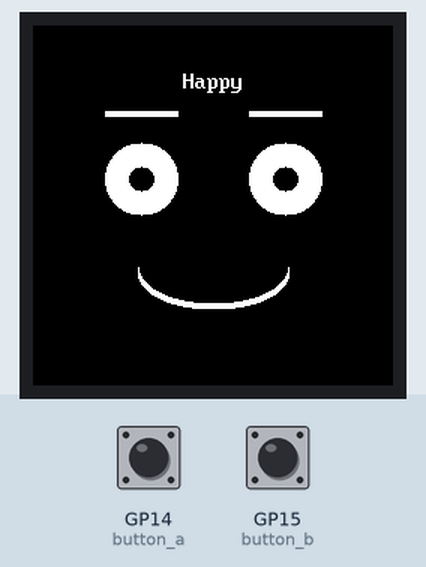
Recording of a program running on a simulated Raspberry Pi Pico running MicroPython. Parts: 240×240 colour display. The test bench sets the inputs (shaded band); at power-on: GP14 (button_a) HIGH, GP15 (button_b) HIGH. Library files of the repository ran but are not shown: vga1_8x16.py, vga1_bold_16x32.py.

Above: at 1.4 s.
1.5 s: GP14 (button_a) pulled LOW for 0.15 s
At 2.5 s:
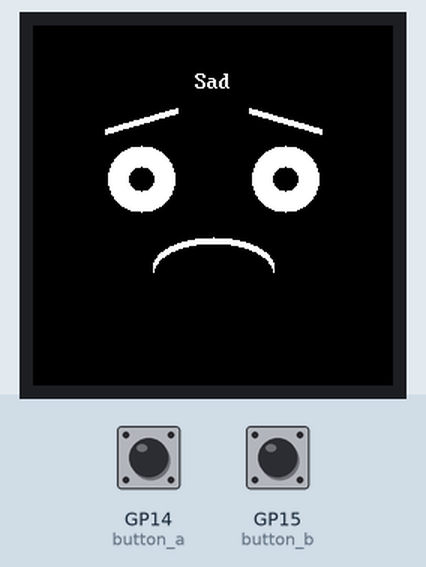
3.1 s: GP14 (button_a) pulled LOW for 1 s
At 4.1 s:
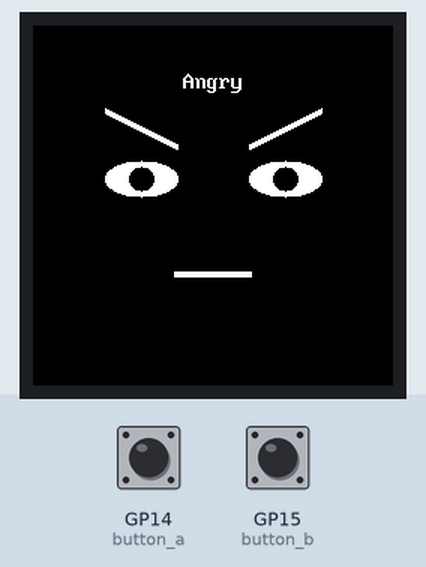
5.6 s: GP14 (button_a) pulled LOW for 0.15 s
At 6.8 s:
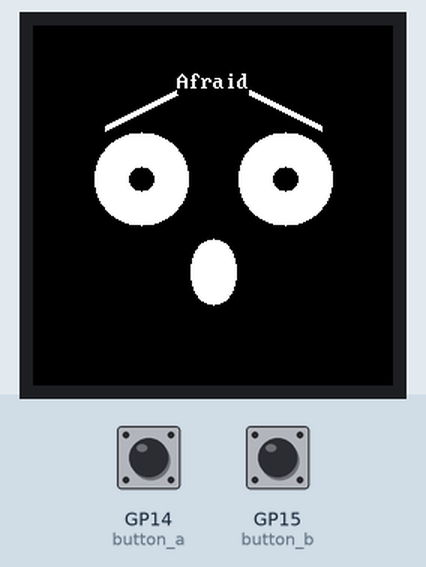
7.2 s: GP14 (button_a) pulled LOW for 3.2 s
At 8.7 s:
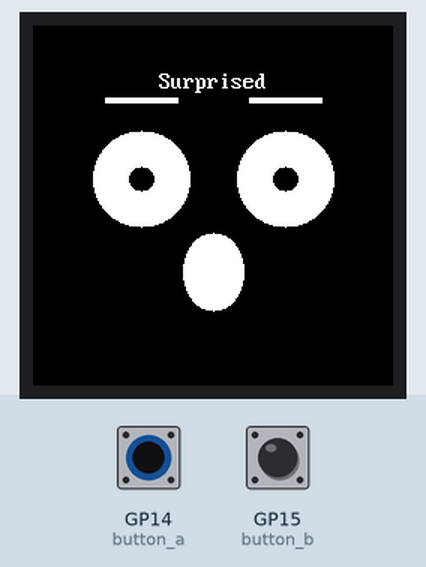
11.9 s: GP14 (button_a) pulled LOW for 0.15 s
At 12.3 s:
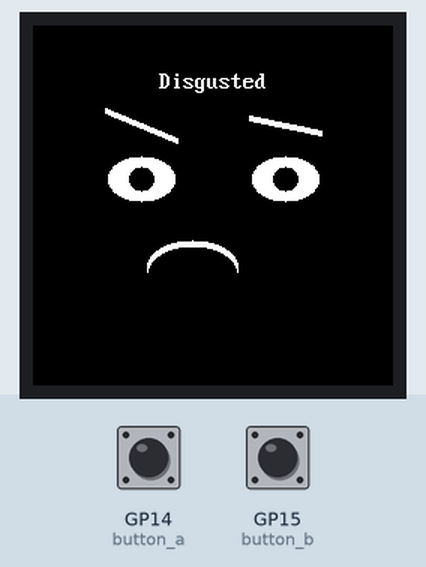
13.5 s: GP14 (button_a) pulled LOW for 1 s
At 14.8 s:
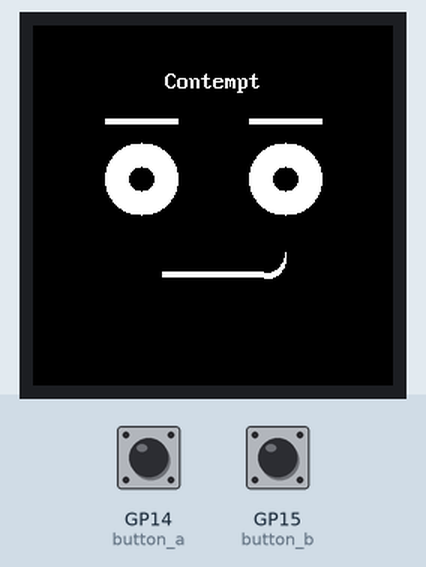
Timing chart, 0 to 16.5 s (numbered marks = the images above; inputs shaded):
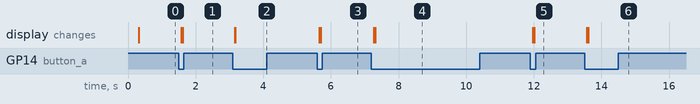

Measured:
- after the input at 1.5 s, the display: first changes after 0.07 s (image 1 shows a later state)
- after the input at 3.1 s, the display: first changes after 0.06 s (image 2 shows a later state)
- after the input at 5.6 s, the display: first changes after 0.06 s (image 3 shows a later state)
- after the input at 7.2 s, the display: first changes after 0.07 s (image 4 shows a later state)
- after the input at 11.9 s, the display: first changes after 0.06 s (image 5 shows a later state)
- after the input at 13.5 s, the display: first changes after 0.07 s (image 6 shows a later state)

The program:

19-emotion-modes.py
```python
# Lab 19: Expression Menu
# The mode-switching pattern from Lab 18, applied to all seven Ekman
# emotions instead of demo shapes. Button A steps forward through the
# list, button B steps back, and the emotion's name is drawn at the top
# of the circle so you always know which expression is on screen.

import config
import shapes
from utime import sleep

display = config.init_display()
button_a, button_b = config.init_buttons()

WHITE = config.WHITE
BLACK = config.BLACK
NO_FILL = config.NO_FILL
FILL = config.FILL
FONT = config.SMALL_FONT

TOP_RIGHT = 1
TOP_LEFT = 2
BOTTOM_LEFT = 4
BOTTOM_RIGHT = 8
TOP_HALF = 3      # frown
BOTTOM_HALF = 12  # smile

HALF_WIDTH = config.WIDTH // 2
EYE_SPACING = 48
LEFT_EYE_X = HALF_WIDTH - EYE_SPACING
RIGHT_EYE_X = HALF_WIDTH + EYE_SPACING
EYE_Y = 102
PUPIL_RADIUS = 8

EYEBROW_HALF_WIDTH = 24
EYEBROW_Y = EYE_Y - 40

MOUTH_Y = 164
STROKE = 4
LABEL_Y = 30


def draw_eye(x, rx, ry):
    shapes.ellipse(display, x, EYE_Y, rx, ry, WHITE, FILL)
    shapes.ellipse(display, x, EYE_Y, PUPIL_RADIUS, PUPIL_RADIUS, BLACK, FILL)


def draw_eyes(rx, ry):
    draw_eye(LEFT_EYE_X, rx, ry)
    draw_eye(RIGHT_EYE_X, rx, ry)


def draw_eyebrow(x, side, tilt, lift):
    y = EYEBROW_Y - lift
    outer_x = x - (EYEBROW_HALF_WIDTH * side)
    inner_x = x + (EYEBROW_HALF_WIDTH * side)
    for offset in range(STROKE):
        display.line(outer_x, y - tilt + offset,
                     inner_x, y + tilt + offset, WHITE)


def draw_eyebrows(tilt_left, tilt_right, lift=0):
    draw_eyebrow(LEFT_EYE_X, 1, tilt_left, lift)
    draw_eyebrow(RIGHT_EYE_X, -1, tilt_right, lift)


def draw_mouth_curve(radius_x, radius_y, mask):
    for offset in range(STROKE):
        shapes.ellipse(display, HALF_WIDTH, MOUTH_Y - offset,
                       radius_x, radius_y, WHITE, NO_FILL, mask)


def draw_mouth_flat(half_width):
    display.fill_rect(HALF_WIDTH - half_width, MOUTH_Y,
                      half_width * 2, STROKE, WHITE)


def draw_mouth_open(radius_x, radius_y):
    shapes.ellipse(display, HALF_WIDTH, MOUTH_Y, radius_x, radius_y,
                   WHITE, FILL)


def draw_mouth_smirk(half_width, side):
    draw_mouth_flat(half_width)
    corner_x = HALF_WIDTH + (half_width * side)
    mask = BOTTOM_RIGHT if side > 0 else BOTTOM_LEFT
    for offset in range(STROKE):
        shapes.ellipse(display, corner_x, MOUTH_Y - 10 - offset, 14, 14,
                       WHITE, NO_FILL, mask)


def draw_happy():
    draw_eyes(24, 24)
    draw_eyebrows(0, 0, lift=5)
    draw_mouth_curve(50, 24, BOTTOM_HALF)


def draw_sad():
    draw_eyes(22, 22)
    draw_eyebrows(-7, -7, lift=0)
    draw_mouth_curve(40, 20, TOP_HALF)


def draw_angry():
    draw_eyes(24, 12)
    draw_eyebrows(12, 12, lift=-5)
    draw_mouth_flat(26)


def draw_afraid():
    draw_eyes(31, 31)
    draw_eyebrows(-12, -12, lift=7)
    draw_mouth_open(15, 22)


def draw_surprised():
    draw_eyes(32, 32)
    draw_eyebrows(0, 0, lift=14)
    draw_mouth_open(20, 26)


def draw_disgusted():
    draw_eyes(22, 15)
    draw_eyebrows(10, -5, lift=-3)
    for offset in range(STROKE):
        shapes.ellipse(display, HALF_WIDTH - 14, MOUTH_Y - offset, 30, 18,
                       WHITE, NO_FILL, TOP_HALF)


def draw_contempt():
    draw_eyes(24, 24)
    draw_eyebrows(0, 0, lift=0)
    draw_mouth_smirk(34, 1)


EMOTIONS = (
    ("Happy", draw_happy),
    ("Sad", draw_sad),
    ("Angry", draw_angry),
    ("Afraid", draw_afraid),
    ("Surprised", draw_surprised),
    ("Disgusted", draw_disgusted),
    ("Contempt", draw_contempt),
)


def show_emotion(index):
    name, draw = EMOTIONS[index]
    display.fill(BLACK)
    draw()
    x = HALF_WIDTH - (len(name) * FONT.WIDTH) // 2
    display.text(FONT, name, x, LABEL_Y, WHITE, BLACK)


def pressed(button):
    if button.value() == 1:
        return False
    sleep(0.02)
    return button.value() == 0


def wait_for_release(button):
    while button.value() == 0:
        sleep(0.01)


emotion_index = 0
show_emotion(emotion_index)

while True:
    if pressed(button_a):
        emotion_index = (emotion_index + 1) % len(EMOTIONS)
        show_emotion(emotion_index)
        wait_for_release(button_a)

    if pressed(button_b):
        emotion_index = (emotion_index - 1) % len(EMOTIONS)
        show_emotion(emotion_index)
        wait_for_release(button_b)

    sleep(0.01)
```

config.py
```python
# Hardware configuration for the Smartwatch (GC9A01) kit.
# Every numbered lab in this folder imports this file instead of repeating
# pin numbers, so the whole kit only needs to be described in one place.
#
# The display is a 240x240 round IPS LCD driven by a GC9A01 controller over
# SPI. Three things about it are different from the OLED kit, and every
# other difference in this folder follows from these:
#
#   1. IT IS ROUND. The driver still addresses a 240x240 square of pixels,
#      but the bezel hides the corners. Anything outside the circle is
#      drawn, paid for, and never seen. See SAFE_RADIUS below.
#   2. IT IS COLOR. A pixel is a 16-bit RGB565 number, not a 0 or a 1.
#      WHITE is 0xFFFF and BLACK is 0x0000, which is why this kit's faces
#      still look like the OLED kit's faces.
#   3. THERE IS NO FRAME BUFFER. The SSD1306 driver kept the whole screen
#      in RAM and shipped it to the glass when you called show(). This
#      driver has no RAM to spare for 115,200 bytes, so every drawing call
#      goes straight down the wire. There is no show() in this kit. What
#      you draw appears immediately -- and costs immediately.

from machine import Pin, SPI
import gc9a01
from gc9a01 import color565

WIDTH = 240
HEIGHT = 240

# --------------------------------------------------------------------
# WHICH BOARD?
#
# Set BOARD to match what is on your desk. Everything below this line
# follows from it, and nothing else in the kit needs to change.
#
#   "pico"      Raspberry Pi Pico wired to a bare GC9A01 module.
#               This is the kit's default and the wiring that has been
#               CONFIRMED WORKING on real hardware.
#
#   "waveshare" Waveshare RP2040-LCD-1.28 -- an RP2040 with the round
#               display soldered on. Pin numbers taken from the board's
#               documentation; not yet run here.
#
BOARD = "pico"

if BOARD == "pico":
    # Pico + bare GC9A01 module, on SPI0.
    #
    # These are deliberately the same five pins the OLED kit uses, in the
    # same order down the breadboard rail, so a student who has already
    # built the OLED kit can swap the display and keep their wiring
    # habits. Only the last three change meaning: the OLED's RES/DC/CS on
    # 4/5/6 become the GC9A01's DC/CS/RST.
    #
    #   Module pin   Pico pin
    #   ----------   --------
    #   SCL / CLK    GP2
    #   SDA / MOSI   GP3
    #   DC           GP4
    #   CS           GP5
    #   RST          GP6
    #   VCC          3V3
    #   GND          GND
    #   BL           3V3 (tied on, see BL_PIN below)
    SPI_ID = 0
    SCK_PIN = 2
    MOSI_PIN = 3
    DC_PIN = 4
    CS_PIN = 5
    RES_PIN = 6

    # Most bare GC9A01 modules have their backlight permanently on -- the
    # BL pad is tied to 3V3 on the board, or you wired it there yourself.
    # Nothing in software can dim it, so BL_PIN is None and
    # set_backlight() below quietly does nothing.
    #
    # Want software control? Move the module's BL wire off 3V3 and onto a
    # free GPIO, then set BL_PIN to that pin number.
    BL_PIN = None

    # GP25 is the onboard LED on a Raspberry Pi Pico. Lab 00 blinks it.
    LED_PIN = 25

else:
    # Waveshare RP2040-LCD-1.28. The display is soldered to the board, so
    # these are fixed. Note GP10/GP11 are SPI1, not SPI0.
    SPI_ID = 1
    SCK_PIN = 10           # LCD_CLK
    MOSI_PIN = 11          # LCD_DIN
    DC_PIN = 8             # LCD_DC
    CS_PIN = 9             # LCD_CS
    RES_PIN = 12           # LCD_RST

    # On this board GP25 is the BACKLIGHT, not an LED. Any Pico code that
    # toggles GP25 "to blink the onboard LED" will strobe your screen.
    BL_PIN = 25

    # ...and there is no user LED at all.
    LED_PIN = None

# 60 MHz is confirmed working on the "pico" wiring above, including over
# ordinary M-F Dupont jumpers. If you see speckled pixels or torn frames
# -- usually from long, loose, or bundled wires -- step down to
# 20_000_000 and work back up.
BAUDRATE = 60_000_000

# Two momentary push buttons on free GPIO. Each button's other leg goes to
# GND, and PULL_UP holds the pin at 1 until a press pulls it to 0.
#
# GP14 and GP15 are the kit standard across every kit in this repo -- the
# OLED kit, this one, and the sw-gc9b72 kit all use the same two pins, so a
# student who has built one keeps their wiring habits when they swap
# displays. Both are free on either board above.
#
# If you are running on a Cytron Maker Pi RP2040, whose onboard buttons are
# on GP20 and GP21, use config-cytron-rp2040.py instead of editing these.
BUTTON_A_PIN = 14
BUTTON_B_PIN = 15

# RGB565: five bits of red, six of green, five of blue, packed into 16
# bits. The kit draws white on black, but the others are here so you can
# experiment -- and so you can see that BLACK really is just "no light".
#
# color565(red, green, blue) builds any other color from three 0-255
# values, and it is re-exported above so labs can use config.color565().
BLACK = 0x0000
WHITE = 0xFFFF
RED = 0xF800
GREEN = 0x07E0
BLUE = 0x001F
YELLOW = 0xFFE0
CYAN = 0x07FF
MAGENTA = 0xF81F

NO_FILL = 0
FILL = 1

# The geometry of a round screen. The driver addresses a 240x240 square,
# but only the circle inscribed in it is visible.
CENTER_X = WIDTH // 2      # 120
CENTER_Y = HEIGHT // 2     # 120
RADIUS = WIDTH // 2        # 120 -- the physical edge of the glass

# Keep drawing inside this radius. The last few pixels at the rim sit
# under the bezel or curve away from you, so a pixel at radius 119 is
# technically lit and practically invisible.
SAFE_RADIUS = 112

# Fonts live in lib/ alongside the driver. Unlike framebuf, this driver
# has no built-in font -- text() takes a font MODULE as its first
# argument, so you have to pick one and import it.
import vga1_8x16 as SMALL_FONT      # 8 x 16 -- 30 characters across
import vga1_bold_16x32 as BIG_FONT  # 16 x 32 -- 15 characters across

_backlight = None


def init_display():
    """Start the SPI bus and the GC9A01. Returns the display object.

    The backlight pin is only handed to the driver when the board has one
    under software control. Passing it matters on those boards: the
    driver turns it on at the end of initialization, and a GC9A01 with
    its backlight low draws everything correctly and shows you a black
    circle."""
    global _backlight

    spi = SPI(SPI_ID, baudrate=BAUDRATE,
              sck=Pin(SCK_PIN), mosi=Pin(MOSI_PIN))

    if BL_PIN is None:
        _backlight = None
    else:
        _backlight = Pin(BL_PIN, Pin.OUT)

    return gc9a01.GC9A01(
        spi,
        dc=Pin(DC_PIN, Pin.OUT),
        cs=Pin(CS_PIN, Pin.OUT),
        reset=Pin(RES_PIN, Pin.OUT),
        backlight=_backlight,
        rotation=0)


def set_backlight(on):
    """Turn the backlight on or off, where the board allows it.

    Returns True if it actually did something. On a module whose BL pad is
    tied to 3V3 there is no pin to toggle, so this is a no-op -- which is
    worth knowing before you spend an afternoon wondering why your
    brightness control does nothing."""
    if _backlight is None:
        return False
    _backlight.value(1 if on else 0)
    return True


def init_buttons():
    button_a = Pin(BUTTON_A_PIN, Pin.IN, Pin.PULL_UP)
    button_b = Pin(BUTTON_B_PIN, Pin.IN, Pin.PULL_UP)
    return button_a, button_b


def inside_circle(x, y, margin=0):
    """True if (x, y) is somewhere you will actually be able to see it.

    Use this when you are placing something near the rim and are not sure
    whether the bezel will eat it."""
    dx = x - CENTER_X
    dy = y - CENTER_Y
    limit = SAFE_RADIUS - margin
    return dx * dx + dy * dy <= limit * limit
```

Source omitted: shapes.py (8824 bytes)
